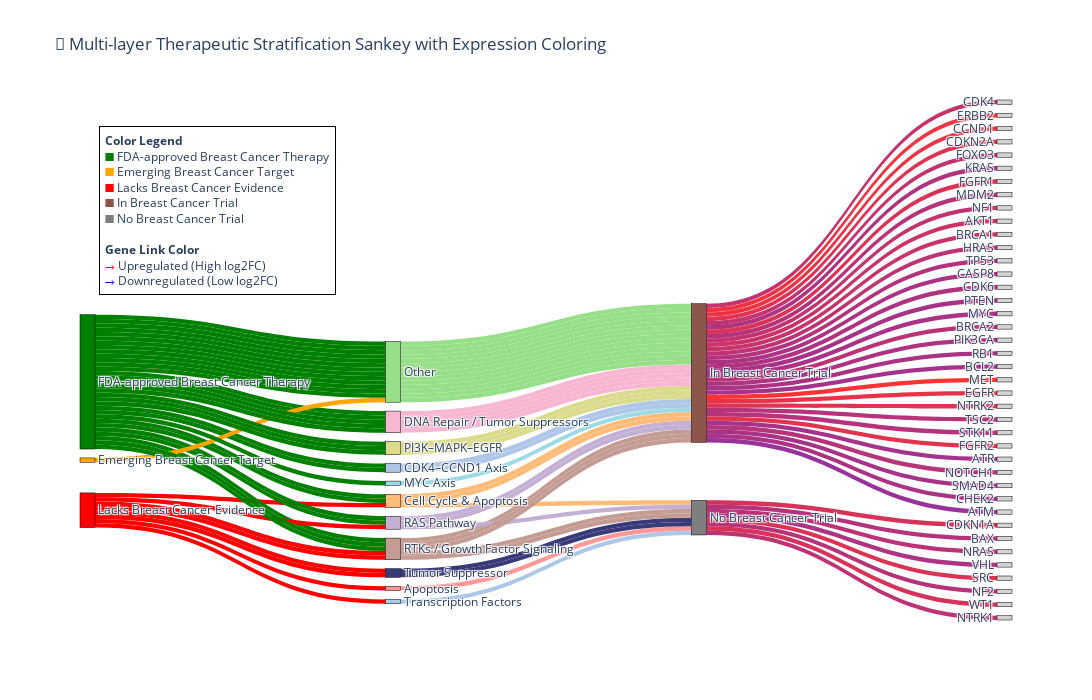

The notebook cell this image was saved under:
### Code cell
import plotly.graph_objects as go

# Define node groups
targeting_cats = df_unique['Targeting Category'].unique().tolist()
pathways = df_unique['Pathway Category'].unique().tolist()
trials = df_unique['Clinical_Trial_Status'].unique().tolist()
genes = df_unique['gene'].unique().tolist()

# Build label list and mapping
labels = targeting_cats + pathways + trials + genes
label_to_idx = {label: idx for idx, label in enumerate(labels)}

# Define colors for Targeting Categories
targeting_colors_map = {
    'FDA-approved Breast Cancer Therapy': 'green',
    'Emerging Breast Cancer Target': 'orange',
    'Lacks Breast Cancer Evidence': 'red'
}

# Define colors for Pathways (choose a palette)
pathway_palette = ['#aec7e8', '#ffbb78', '#98df8a', '#ff9896', '#c5b0d5', '#c49c94',
                   '#f7b6d2', '#dbdb8d', '#9edae5', '#393b79']
pathway_colors_map = {path: pathway_palette[i % len(pathway_palette)] for i, path in enumerate(pathways)}

# Colors for Clinical Trial Status
trial_colors_map = {
    'In Breast Cancer Trial': '#8c564b',  # Brown shade
    'No Breast Cancer Trial': '#7f7f7f'   # Gray shade
}

# Assign node colors
node_colors = []
for label in labels:
    if label in targeting_colors_map:
        node_colors.append(targeting_colors_map[label])
    elif label in pathway_colors_map:
        node_colors.append(pathway_colors_map[label])
    elif label in trial_colors_map:
        node_colors.append(trial_colors_map[label])
    else:
        node_colors.append('lightgray')  # genes or unknowns

# Prepare links as before
source = []
target = []
value = []
link_colors = []

# Category -> Pathway
for _, row in df_unique.iterrows():
    source.append(label_to_idx[row['Targeting Category']])
    target.append(label_to_idx[row['Pathway Category']])
    value.append(1)
    link_colors.append(node_colors[label_to_idx[row['Targeting Category']]])  # link colored by source

# Pathway -> Trial
for _, row in df_unique.iterrows():
    source.append(label_to_idx[row['Pathway Category']])
    target.append(label_to_idx[row['Clinical_Trial_Status']])
    value.append(1)
    link_colors.append(node_colors[label_to_idx[row['Pathway Category']]])  # link colored by source

# Trial -> Gene (color by expression log2FC)
max_abs_fc = max(abs(df_unique['log2_fc'].min()), abs(df_unique['log2_fc'].max()))

def fc_to_color(fc):
    norm = (fc + max_abs_fc) / (2 * max_abs_fc)
    r = int(255 * norm)
    b = int(255 * (1 - norm))
    return f'rgba({r},0,{b},0.8)'

for _, row in df_unique.iterrows():
    source.append(label_to_idx[row['Clinical_Trial_Status']])
    target.append(label_to_idx[row['gene']])
    value.append(1)
    link_colors.append(fc_to_color(row['log2_fc']))

# Create Sankey diagram
fig = go.Figure(data=[go.Sankey(
    node=dict(
        pad=15,
        thickness=15,
        line=dict(color='black', width=0.5),
        label=labels,
        color=node_colors,
        hovertemplate='%{label}<extra></extra>'
    ),
    link=dict(
        source=source,
        target=target,
        value=value,
        color=link_colors,
        hovertemplate='From %{source.label} to %{target.label}<extra></extra>'
    )
)])

# Add color legend as annotation block (top left corner)
fig.update_layout(
    title_text="🧬 Multi-layer Therapeutic Stratification Sankey with Expression Coloring",
    font_size=12,
    height=700,
    width=1200,
    annotations=[
        dict(
            x=0.02, y=0.95, xref='paper', yref='paper',
            text="<b>Color Legend</b><br>" +
                 "<span style='color:green'>&#9632;</span> FDA-approved Breast Cancer Therapy<br>" +
                 "<span style='color:orange'>&#9632;</span> Emerging Breast Cancer Target<br>" +
                 "<span style='color:red'>&#9632;</span> Lacks Breast Cancer Evidence<br>" +
                 "<span style='color:#8c564b'>&#9632;</span> In Breast Cancer Trial<br>" +
                 "<span style='color:#7f7f7f'>&#9632;</span> No Breast Cancer Trial<br>" +
                 "<br><b>Gene Link Color</b><br>" +
                 "<span style='color:red'>&#8594;</span> Upregulated (High log2FC)<br>" +
                 "<span style='color:blue'>&#8594;</span> Downregulated (Low log2FC)",
            showarrow=False,
            font=dict(size=12),
            align="left",
            bgcolor="white",
            bordercolor="black",
            borderwidth=1,
            borderpad=5
        )
    ]
)

fig.show()

### Figure 1 — Plotly figure (JSON) as saved in the notebook; plotly's stock layout.template omitted (floating-point values rounded to 4 significant figures)
{"data": [{"link": {"color": ["green", "red", "green", "green", "green", "green", "red", "green", "green", "green", "green", "green", "green", "green", "green", "orange", "green", "green", "green", "green", "red", "red", "green", "green", "green", "green", "red", "green", "red", "green", "green", "green", "green", "green", "green", "green", "green", "green", "red", "red", "#aec7e8", "#ffbb78", "#98df8a", "#aec7e8", "#ffbb78", "#98df8a", "#ff9896", "#c5b0d5", "#c49c94", "#ffbb78", "#98df8a", "#98df8a", "#f7b6d2", "#c5b0d5", "#f7b6d2", "#98df8a", "#98df8a", "#dbdb8d", "#9edae5", "#f7b6d2", "#c5b0d5", "#393b79", "#dbdb8d", "#98df8a", "#98df8a", "#98df8a", "#c49c94", "#dbdb8d", "#393b79", "#c49c94", "#98df8a", "#98df8a", "#c49c94", "#98df8a", "#98df8a", "#98df8a", "#f7b6d2", "#f7b6d2", "#aec7e8", "#c49c94", "rgba(182,0,72,0.8)", "rgba(204,0,50,0.8)", "rgba(237,0,17,0.8)", "rgba(230,0,24,0.8)", "rgba(216,0,38,0.8)", "rgba(179,0,75,0.8)", "rgba(162,0,92,0.8)", "rgba(157,0,97,0.8)", "rgba(209,0,45,0.8)", "rgba(166,0,88,0.8)", "rgba(179,0,75,0.8)", "rgba(189,0,65,0.8)", "rgba(185,0,69,0.8)", "rgba(174,0,80,0.8)", "rgba(162,0,92,0.8)", "rgba(152,0,102,0.8)", "rgba(157,0,97,0.8)", "rgba(146,0,108,0.8)", "rgba(149,0,105,0.8)", "rgba(171,0,83,0.8)", "rgba(170,0,84,0.8)", "rgba(153,0,101,0.8)", "rgba(154,0,100,0.8)", "rgba(150,0,104,0.8)", "rgba(143,0,111,0.8)", "rgba(255,0,0,0.8)", "rgba(212,0,42,0.8)", "rgba(226,0,28,0.8)", "rgba(166,0,88,0.8)", "rgba(214,0,40,0.8)", "rgba(165,0,89,0.8)", "rgba(164,0,90,0.8)", "rgba(221,0,33,0.8)", "rgba(143,0,111,0.8)", "rgba(165,0,89,0.8)", "rgba(146,0,108,0.8)", "rgba(152,0,102,0.8)", "rgba(125,0,129,0.8)", "rgba(205,0,49,0.8)", "rgba(173,0,81,0.8)"], "hovertemplate": "From %{source.label} to %{target.label}<extra></extra>", "source": [0, 1, 0, 0, 0, 0, 1, 0, 0, 0, 0, 0, 0, 0, 0, 2, 0, 0, 0, 0, 1, 1, 0, 0, 0, 0, 1, 0, 1, 0, 0, 0, 0, 0, 0, 0, 0, 0, 1, 1, 3, 4, 5, 3, 4, 5, 6, 7, 8, 4, 5, 5, 9, 7, 9, 5, 5, 10, 11, 9, 7, 12, 10, 5, 5, 5, 8, 10, 12, 8, 5, 5, 8, 5, 5, 5, 9, 9, 13, 8, 14, 15, 14, 14, 14, 14, 15, 14, 14, 14, 14, 14, 14, 14, 14, 14, 14, 14, 14, 14, 15, 15, 14, 14, 14, 14, 15, 14, 15, 14, 14, 14, 14, 14, 14, 14, 14, 14, 15, 15], "target": [3, 4, 5, 3, 4, 5, 6, 7, 8, 4, 5, 5, 9, 7, 9, 5, 5, 10, 11, 9, 7, 12, 10, 5, 5, 5, 8, 10, 12, 8, 5, 5, 8, 5, 5, 5, 9, 9, 13, 8, 14, 15, 14, 14, 14, 14, 15, 14, 14, 14, 14, 14, 14, 14, 14, 14, 14, 14, 14, 14, 15, 15, 14, 14, 14, 14, 15, 14, 15, 14, 14, 14, 14, 14, 14, 14, 14, 14, 15, 15, 16, 17, 18, 19, 20, 21, 22, 23, 24, 25, 26, 27, 28, 29, 30, 31, 32, 33, 34, 35, 36, 37, 38, 39, 40, 41, 42, 43, 44, 45, 46, 47, 48, 49, 50, 51, 52, 53, 54, 55], "value": [1, 1, 1, 1, 1, 1, 1, 1, 1, 1, 1, 1, 1, 1, 1, 1, 1, 1, 1, 1, 1, 1, 1, 1, 1, 1, 1, 1, 1, 1, 1, 1, 1, 1, 1, 1, 1, 1, 1, 1, 1, 1, 1, 1, 1, 1, 1, 1, 1, 1, 1, 1, 1, 1, 1, 1, 1, 1, 1, 1, 1, 1, 1, 1, 1, 1, 1, 1, 1, 1, 1, 1, 1, 1, 1, 1, 1, 1, 1, 1, 1, 1, 1, 1, 1, 1, 1, 1, 1, 1, 1, 1, 1, 1, 1, 1, 1, 1, 1, 1, 1, 1, 1, 1, 1, 1, 1, 1, 1, 1, 1, 1, 1, 1, 1, 1, 1, 1, 1, 1]}, "node": {"color": ["green", "red", "orange", "#aec7e8", "#ffbb78", "#98df8a", "#ff9896", "#c5b0d5", "#c49c94", "#f7b6d2", "#dbdb8d", "#9edae5", "#393b79", "#aec7e8", "#8c564b", "#7f7f7f", "lightgray", "lightgray", "lightgray", "lightgray", "lightgray", "lightgray", "lightgray", "lightgray", "lightgray", "lightgray", "lightgray", "lightgray", "lightgray", "lightgray", "lightgray", "lightgray", "lightgray", "lightgray", "lightgray", "lightgray", "lightgray", "lightgray", "lightgray", "lightgray", "lightgray", "lightgray", "lightgray", "lightgray", "lightgray", "lightgray", "lightgray", "lightgray", "lightgray", "lightgray", "lightgray", "lightgray", "lightgray", "lightgray", "lightgray", "lightgray"], "hovertemplate": "%{label}<extra></extra>", "label": ["FDA-approved Breast Cancer Therapy", "Lacks Breast Cancer Evidence", "Emerging Breast Cancer Target", "CDK4–CCND1 Axis", "Cell Cycle & Apoptosis", "Other", "Apoptosis", "RAS Pathway", "RTKs / Growth Factor Signaling", "DNA Repair / Tumor Suppressors", "PI3K–MAPK–EGFR", "MYC Axis", "Tumor Suppressor", "Transcription Factors", "In Breast Cancer Trial", "No Breast Cancer Trial", "CDK4", "CDKN1A", "ERBB2", "CCND1", "CDKN2A", "FOXO3", "BAX", "KRAS", "FGFR1", "MDM2", "NF1", "AKT1", "BRCA1", "HRAS", "TP53", "CASP8", "CDK6", "PTEN", "MYC", "BRCA2", "NRAS", "VHL", "PIK3CA", "RB1", "BCL2", "MET", "SRC", "EGFR", "NF2", "NTRK2", "TSC2", "STK11", "FGFR2", "ATR", "NOTCH1", "SMAD4", "CHEK2", "ATM", "WT1", "NTRK1"], "line": {"color": "black", "width": 0.5}, "pad": 15, "thickness": 15}, "type": "sankey"}], "layout": {"annotations": [{"align": "left", "bgcolor": "white", "bordercolor": "black", "borderpad": 5, "borderwidth": 1, "font": {"size": 12}, "showarrow": false, "text": "<b>Color Legend</b><br><span style='color:green'>&#9632;</span> FDA-approved Breast Cancer Therapy<br><span style='color:orange'>&#9632;</span> Emerging Breast Cancer Target<br><span style='color:red'>&#9632;</span> Lacks Breast Cancer Evidence<br><span style='color:#8c564b'>&#9632;</span> In Breast Cancer Trial<br><span style='color:#7f7f7f'>&#9632;</span> No Breast Cancer Trial<br><br><b>Gene Link Color</b><br><span style='color:red'>&#8594;</span> Upregulated (High log2FC)<br><span style='color:blue'>&#8594;</span> Downregulated (Low log2FC)", "x": 0.02, "xref": "paper", "y": 0.95, "yref": "paper"}], "font": {"size": 12}, "height": 700, "title": {"text": "🧬 Multi-layer Therapeutic Stratification Sankey with Expression Coloring"}, "width": 1200}}
